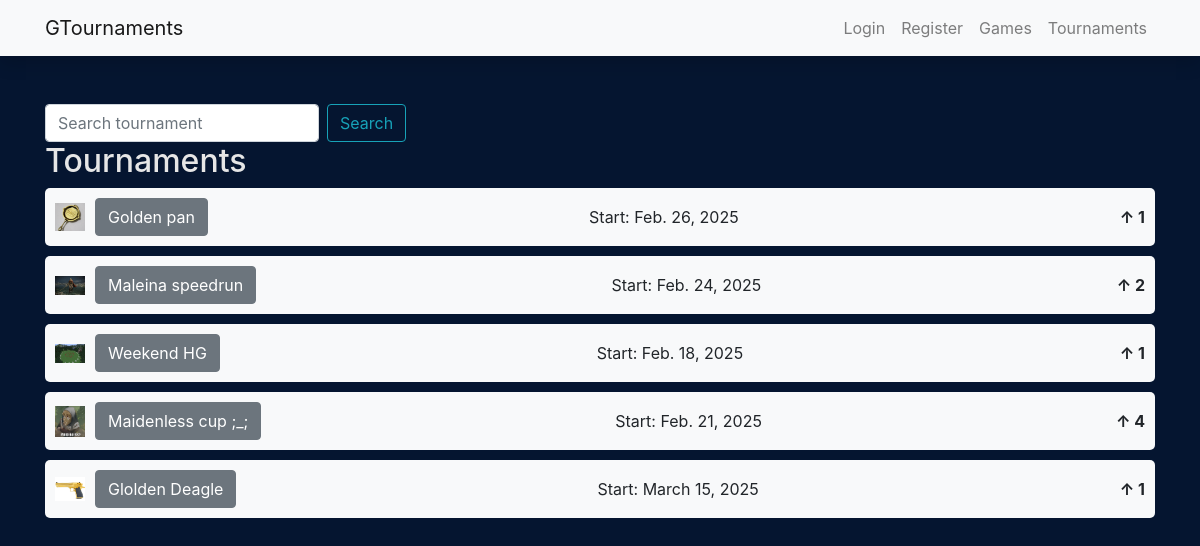
Page /tournaments/tournaments/ on the earlier database version.
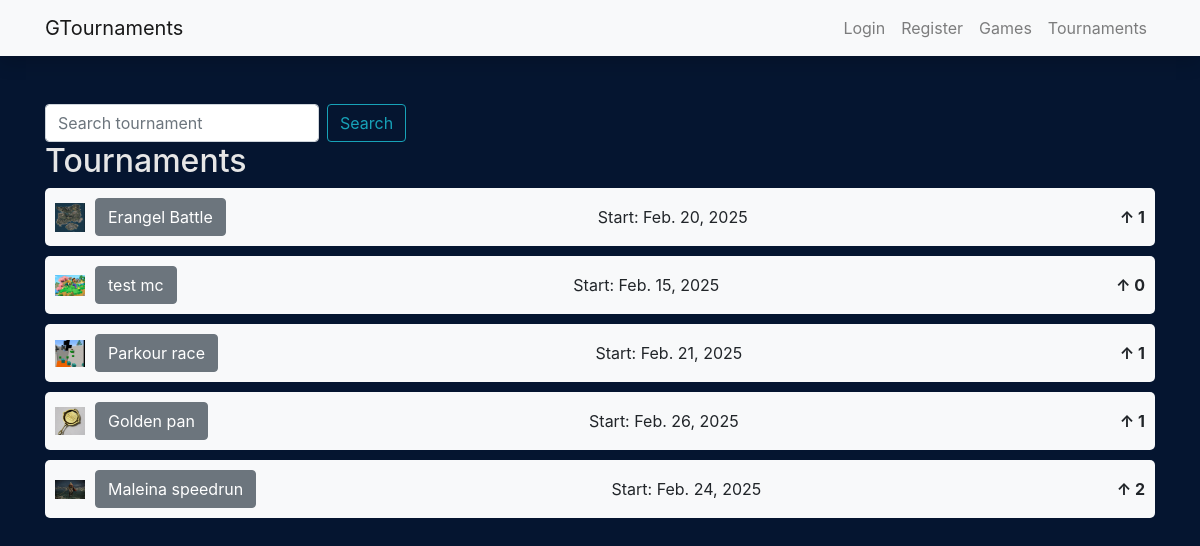
Same page on the later database version.
### tournaments/models.py (models this page shows, shortened)
class Tournament(models.Model):
    name = models.CharField("name", max_length=100)
    game = models.ForeignKey(Game, on_delete=models.CASCADE)
    start_date = models.DateField()
    created_by = models.ForeignKey(User, on_delete=models.CASCADE)
    upvotes = models.ManyToManyField(User, related_name="tournament_upvotes", blank=True)
    logo = models.ImageField(upload_to='tournament_logos/', default="tournament.png")
    def total_upvotes(self):
        return self.upvotes.count()
    STATUS_CHOICES = [
        ('u', 'Upcoming'),
        ('o', 'Ongoing'),
        ('c', 'Completed'),
    ]
    status = models.CharField(max_length=1, choices=STATUS_CHOICES, default='u')
    end_date = models.DateField(null=True, blank=True)

### tournaments/views.py (the view)
# urls.py: path("tournaments/", views.TournamentListView.as_view(), name="tournament-list"),
class TournamentListView(generic.ListView):
    model = Tournament
    template_name = "tournament_list.html"
    context_object_name = "tournaments"
    paginate_by = 5
    def get_queryset(self):
        return Tournament.objects.order_by("-id")

### tournaments/templates/tournament_list.html (shortened to what this page needs)
{% extends 'base.html' %}
{% block content %}
<form
    class="form-inline my-2 my-lg-0"
    action="{% url 'tournament_search' %}"
    method="get">
    <input
      class="form-control mr-sm-2"
      type="search"
      placeholder="Search tournament"
      aria-label="Search"
      name="search_text"
    />
        <button class="btn btn-outline-info my-2 my-sm-0" type="submit">
            Search
        </button>
</form>
<h2>Tournaments</h2>
{% for tournament in tournaments %}
        <div class="container" style="display: flex; justify-content: space-between; align-items: center; background-color: #f8f9fa; padding: 10px; border-radius: 5px; margin-bottom: 10px;">
            <div style="display: flex; align-items: center;">
                <img src="{{ tournament.logo.url }}" alt="Tournament Logo" style="max-width: 30px; margin-right: 10px;">
                <a href="{% url 'tournament-detail' tournament.id %}"><button type="button" class="btn btn-secondary">{{ tournament.name }}</button></a>
            </div>
            <div>
                Start: {{ tournament.start_date }}
            </div>
            <div style="font-weight: bold;">
                &#8593; {{ tournament.total_upvotes }}
            </div>
        </div>
{% endfor %}
{% endblock %}

Differences in the rows shown:
no longer on this page (row unchanged): Tournament: logo (picture), name "Weekend HG", start_date "Feb. 18, 2025", total_upvotes "1"
no longer on this page (row edited): Tournament: logo (picture), name "Maidenless cup ;_;", start_date "Feb. 21, 2025", total_upvotes "4"
no longer on this page (row unchanged): Tournament: logo (picture), name "Glolden Deagle", start_date "March 15, 2025", total_upvotes "1"
added Tournament: logo (picture), name "Erangel Battle", start_date "Feb. 20, 2025", total_upvotes "1"
added Tournament: logo (picture), name "test mc", start_date "Feb. 15, 2025", total_upvotes "0"
added Tournament: logo (picture), name "Parkour race", start_date "Feb. 21, 2025", total_upvotes "1"
